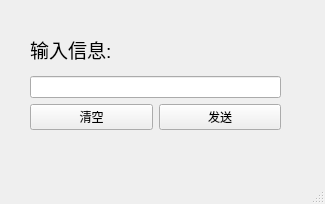
<?xml version="1.0" encoding="UTF-8"?>
<ui version="4.0">
 <class>Chat</class>
 <widget class="QMainWindow" name="Chat">
  <property name="geometry">
   <rect>
    <x>0</x>
    <y>0</y>
    <width>325</width>
    <height>204</height>
   </rect>
  </property>
  <property name="windowTitle">
   <string>MainWindow</string>
  </property>
  <widget class="QWidget" name="centralwidget">
   <widget class="QWidget" name="">
    <property name="geometry">
     <rect>
      <x>30</x>
      <y>30</y>
      <width>251</width>
      <height>100</height>
     </rect>
    </property>
    <layout class="QVBoxLayout" name="verticalLayout">
     <item>
      <widget class="QLabel" name="label">
       <property name="text">
        <string>&lt;html&gt;&lt;head/&gt;&lt;body&gt;&lt;p&gt;&lt;span style=&quot; font-size:14pt;&quot;&gt;输入信息:&lt;/span&gt;&lt;/p&gt;&lt;/body&gt;&lt;/html&gt;</string>
       </property>
      </widget>
     </item>
     <item>
      <widget class="QLineEdit" name="lineEdit"/>
     </item>
     <item>
      <layout class="QHBoxLayout" name="horizontalLayout">
       <item>
        <widget class="QPushButton" name="clearBtn">
         <property name="text">
          <string>清空</string>
         </property>
        </widget>
       </item>
       <item>
        <widget class="QPushButton" name="sendBtn">
         <property name="text">
          <string>发送</string>
         </property>
        </widget>
       </item>
      </layout>
     </item>
    </layout>
   </widget>
  </widget>
  <widget class="QMenuBar" name="menubar">
   <property name="geometry">
    <rect>
     <x>0</x>
     <y>0</y>
     <width>325</width>
     <height>25</height>
    </rect>
   </property>
  </widget>
  <widget class="QStatusBar" name="statusbar"/>
 </widget>
 <resources/>
 <connections/>
</ui>
